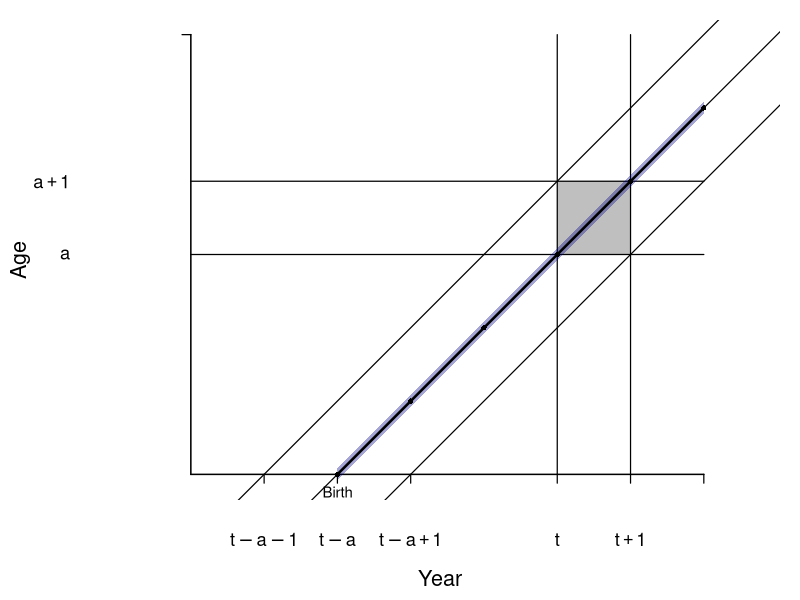
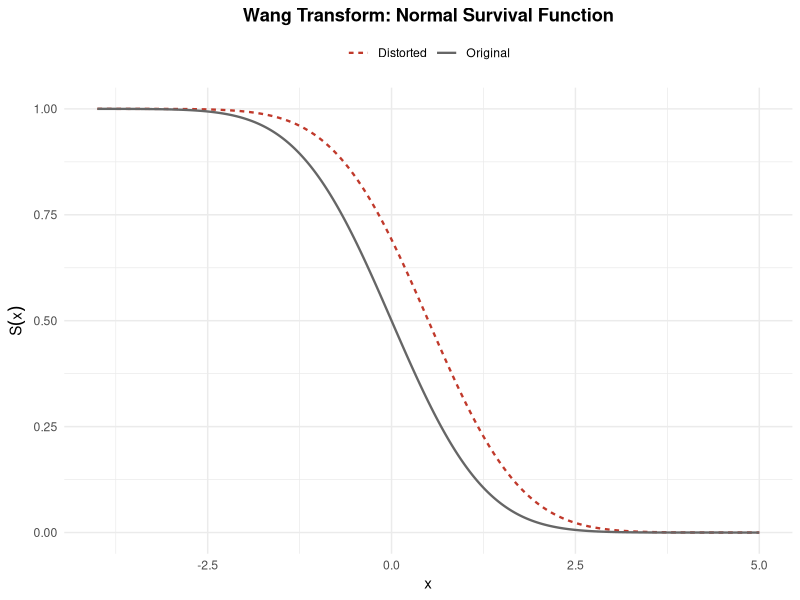
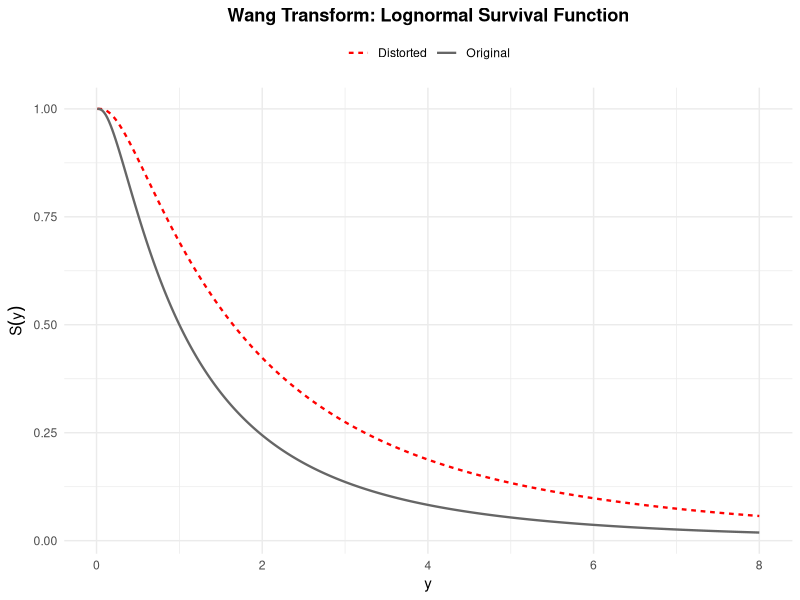
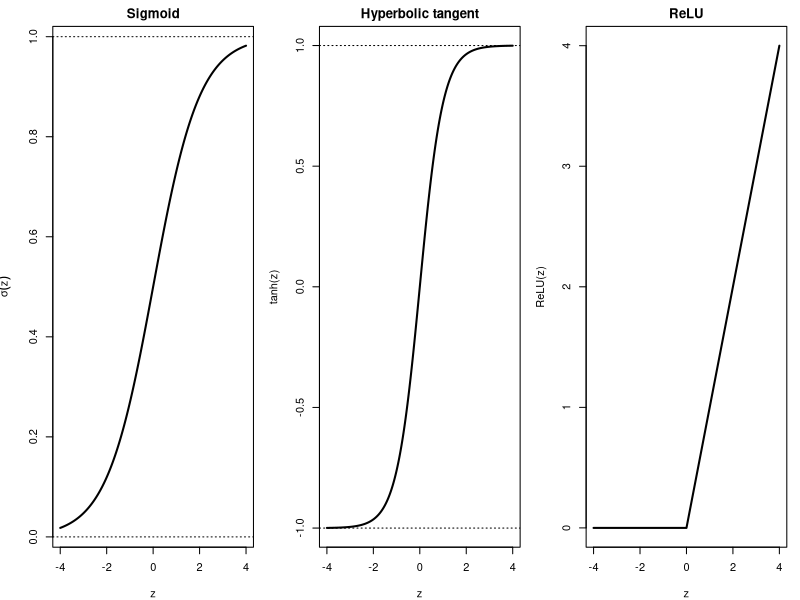

Reproduce these figures in R, in order.
# thesis plots
#wang transform distributional results 
library(ggplot2)

# ---- parameters (adjust to taste) ----
mu    <- 0
sigma <- 1
alpha <- 0.5          # distortion parameter; shift = alpha*sigma

x <- seq(-4, 5, length.out = 400)

# ---- NORMAL CASE ----
S_orig <- 1 - pnorm(x, mean = mu,               sd = sigma)   # S_X
S_dist <- 1 - pnorm(x, mean = mu + alpha*sigma, sd = sigma)   # S_{X*}

df_norm <- data.frame(
  x = rep(x, 2),
  S = c(S_orig, S_dist),
  Distribution = rep(c("Original",
                       "Distorted"), each = length(x))
)

p_norm <- ggplot(df_norm, aes(x, S, colour = Distribution, linetype = Distribution)) +
  geom_line(linewidth = 0.8) +
  scale_colour_manual(values = c("Original" = "grey40",
                                 "Distorted" = "#C0392B")) +
  scale_linetype_manual(values = c("Original" = "solid",
                                   "Distorted" = "22")) +
  labs(x = "x", y = expression(S(x)),
       title = "Wang Transform: Normal Survival Function") +
  theme_minimal(base_size = 11) +
  theme(legend.title = element_blank(),
        legend.position = "top",
        plot.title = element_text(hjust = 0.5, face = "bold"))

ggsave("wang_normal.pdf", p_norm, width = 5.5, height = 3.6)

# ---- LOGNORMAL CASE ----
# ln(Y) ~ N(mu, sigma^2); distorted ln(Y*) ~ N(mu + alpha*sigma, sigma^2)
y <- seq(0.01, 8, length.out = 400)
S_orig_ln <- 1 - plnorm(y, meanlog = mu,               sdlog = sigma)
S_dist_ln <- 1 - plnorm(y, meanlog = mu + alpha*sigma, sdlog = sigma)

df_ln <- data.frame(
  y = rep(y, 2),
  S = c(S_orig_ln, S_dist_ln),
  Distribution = rep(c("Original",
                       "Distorted"), each = length(y))
)

p_ln <- ggplot(df_ln, aes(y, S, colour = Distribution, linetype = Distribution)) +
  geom_line(linewidth = 0.8) +
  scale_colour_manual(values = c("Original"  = "grey40",
                                 "Distorted" = "red")) +
  scale_linetype_manual(values = c("Original"  = "solid",
                                   "Distorted" = "22")) +
  labs(x = "y", y = expression(S(y)),
       title = "Wang Transform: Lognormal Survival Function") +
  theme_minimal(base_size = 11) +
  theme(legend.title = element_blank(),
        legend.position = "top",
        plot.title = element_text(hjust = 0.5, face = "bold"))


ggsave("wang_lognormal.pdf", p_ln, width = 5.5, height = 3.6)


#lexis diagram 
par(mfrow = c(1, 1))
a <- 3
t <- 6

x_min <- t - a - 2
x_max <- t + 2
y_min <- 0
y_max <- a + 3

old_par <- par(
  mar = c(5, 5, 1, 1),
  xaxs = "i",
  yaxs = "i"
)

plot(
  NA,
  xlim = c(x_min - 0.4, x_max + 0.2),
  ylim = c(-0.35, y_max + 0.2),
  axes = FALSE,
  xlab = "",
  ylab = "",
  asp = 1
)

rect(
  xleft = t,
  ybottom = a,
  xright = t + 1,
  ytop = a + 1,
  col = "grey75",
  border = NA
)

segments(
  x0 = x_min,
  y0 = 0,
  x1 = x_max,
  y1 = 0,
  lwd = 1.5,
  xpd = NA
)

segments(
  x0 = x_min,
  y0 = 0,
  x1 = x_min,
  y1 = y_max,
  lwd = 1.5,
  xpd = NA
)

segments(
  x0 = x_min,
  y0 = a,
  x1 = x_max,
  y1 = a,
  lwd = 1.2
)

segments(
  x0 = x_min,
  y0 = a + 1,
  x1 = x_max,
  y1 = a + 1,
  lwd = 1.2
)

segments(
  x0 = t,
  y0 = 0,
  x1 = t,
  y1 = y_max,
  lwd = 1.2
)

segments(
  x0 = t + 1,
  y0 = 0,
  x1 = t + 1,
  y1 = y_max,
  lwd = 1.2
)

cohorts <- c(
  t - a - 1,
  t - a,
  t - a + 1
)

for (cohort in cohorts) {
  abline(
    a = -cohort,
    b = 1,
    lwd = 1.2
  )
}

birth_year <- t - a

person_ages <- 0:(a + 2)
person_years <- birth_year + person_ages

shade_width <- 0.08

polygon(
  x = c(
    person_years,
    rev(person_years)
  ),
  y = c(
    person_ages - shade_width,
    rev(person_ages + shade_width)
  ),
  col = adjustcolor(
    "darkblue",
    alpha.f = 0.35
  ),
  border = NA
)

lines(
  person_years,
  person_ages,
  lwd = 2.5
)

points(
  person_years,
  person_ages,
  pch = 16,
  cex = 0.7
)

text(
  birth_year,
  0,
  labels = "Birth",
  pos = 1,
  offset = 0.7,
  xpd = TRUE,
  cex = 0.9
)

x_ticks <- c(
  t - a - 1,
  t - a,
  t - a + 1,
  t,
  t + 1
)

segments(
  x0 = x_ticks,
  y0 = 0,
  x1 = x_ticks,
  y1 = -0.12,
  lwd = 1.2,
  xpd = NA
)

segments(
  x0 = x_max,
  y0 = 0,
  x1 = x_max,
  y1 = -0.12,
  lwd = 1.2,
  xpd = NA
)

segments(
  x0 = x_min - 0.12,
  y0 = y_max,
  x1 = x_min,
  y1 = y_max,
  lwd = 1.2,
  xpd = NA
)

axis(
  side = 1,
  at = c(
    t - a - 1,
    t - a,
    t - a + 1,
    t,
    t + 1
  ),
  labels = c(
    expression(t - a - 1),
    expression(t - a),
    expression(t - a + 1),
    expression(t),
    expression(t + 1)
  ),
  tick = FALSE,
  line = 0.5,
  cex.axis = 1.1
)

axis(
  side = 2,
  at = c(a, a + 1),
  labels = c(
    expression(a),
    expression(a + 1)
  ),
  las = 1,
  tick = FALSE,
  line = 0.5,
  cex.axis = 1.1
)

mtext(
  "Year",
  side = 1,
  line = 3.5,
  cex = 1.3
)

mtext(
  "Age",
  side = 2,
  line = 3.5,
  cex = 1.3
)

par(old_par)

pdf("activation_functions.pdf", width = 9, height = 3)
par(mfrow = c(1, 3), mar = c(4, 4, 2, 1))
z <- seq(-4, 4, 0.01)
plot(z, 1/(1 + exp(-z)), type = "l", lwd = 2, ylab = expression(sigma(z)), main = "Sigmoid")
abline(h = c(0, 1), lty = 3)
plot(z, tanh(z), type = "l", lwd = 2, ylab = "tanh(z)", main = "Hyperbolic tangent")
abline(h = c(-1, 1), lty = 3)
plot(z, pmax(0, z), type = "l", lwd = 2, ylab = "ReLU(z)", main = "ReLU")
dev.off()
